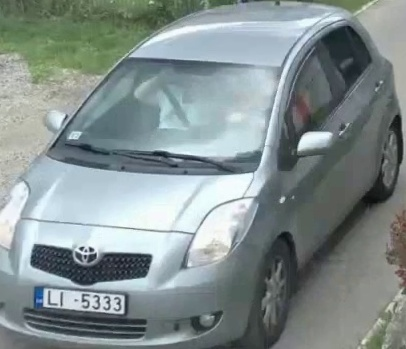
#> input picture fisheye_simulation/reid_images_fisheye_simulated/id_10_frame_1546.jpg, 406 x 349 px, given in place of vlcsnap-2025-08-27-15h29m55s778.png, which was not available
$ python main.py   (older library calls are emulated)
#> lines starting #> are read from the running program, lines starting #| are printed output that depends on the picture; pictures that were not available may be replaced by others from this repository, and a replacement may not be noted
"""
This script undistorts fisheye images or converts them to panoramic images.
It uses OpenCV for image processing and assumes a specific camera model with known intrinsics.
It can operate in two modes: 'undistort' and 'pano'.

Usage:
    python main.py --mode <undistort|pano>

Input data:
    - A fisheye image.
Output:
    - Undistorted image displayed in a window.
    - Panoramic image displayed in a window if 'pano' mode is selected.

Default input folder:   /home/tomass/Pictures/IPcam1_screens/vlcsnap-2025-08-27-15h29m55s778.png
    -

"""
# main.py

import numpy as np
import cv2
from pathlib import Path
import argparse
import math

def parse_args():
    parser = argparse.ArgumentParser()
    parser.add_argument('--mode', type=str, choices=['undistort', 'pano', 'multiview'], default='undistort')
    return parser.parse_args()


def get_camera_intrinsics(image_width, image_height):
    """
    Returns the camera intrinsics matrix K for a given image size.

    Parameters:
    - image_width: Width of the image in pixels.
    - image_height: Height of the image in pixels.

    Returns:
    - K: Camera intrinsics matrix as a numpy array.
    """
    fx = fy = image_width /2 # Assuming square pixels and centered principal point
    cx = cy = image_width / 2   # Center of the image

    K = np.array([
        [fx,  0, cx],
        [ 0, fy, cy],
        [ 0,  0,  1]
    ])

    return K

def get_distortion_coefficients(args):
    if args.mode == 'undistort':
        D = np.array([[-0.05], [0.01], [0.0], [0.0]])  # example fisheye distortion coeffs
    elif args.mode == 'multiview':
        #Šitais dod kkadu normalu attelu kad ir kamera itka pagriezta uz divam tam pretejam puseem
        D = np.array([[-0.25], [0.07], [0.0], [0.0]])  # example fisheye distortion coeffs
    #D = np.array([[-0.33], [0.075], [0.0], [0.0]])  # example fisheye distortion coeffs
    return D

def undistort_image(image, K, D):
    """
    Undistorts an image using the camera intrinsics and distortion coefficients.

    Parameters:
    - image: Input image to be undistorted.
    - K: Camera intrinsics matrix.
    - D: Distortion coefficients.

    Returns:
    - undistorted_image: The undistorted image.
    """
    h, w = image.shape[:2]

    # Undistort using fisheye model
    map1, map2 = cv2.fisheye.initUndistortRectifyMap(
        K, D, np.eye(3), K, (w, h), cv2.CV_16SC2
    )

    undistorted_image = cv2.remap(image, map1, map2, interpolation=cv2.INTER_LINEAR, borderMode=cv2.BORDER_CONSTANT)

    return undistorted_image

# [67 lines left out: functions get_rotation_matrix, undistort_with_rotation, fisheye_to_panorama, not called in this run]

def main(args):


    # load a sample fisheye image
    image_path = Path("/home/tomass/Pictures/IPcam1_screens/vlcsnap-2025-08-27-15h29m55s778.png")

    image = cv2.imread(str(image_path))
#> image is the input picture: shape (349, 406, 3); mean B, G, R 143.1, 143.3, 131.4
    if image is None:
        print(f"Failed to load: {image_path}")

    if args.mode == 'undistort':

        image_height, image_width = image.shape[:2]
#> image_height = 349; image_width = 406
        # Get camera intrinsics and distortion coefficients
        K = get_camera_intrinsics(image_width, image_height)
        D = get_distortion_coefficients(args)
        # Undistort the image
        undistorted_image = undistort_image(image, K, D)
#> in undistort_image, `undistorted_image = cv2.remap(image, map1, map2, interpolation=cv2.INT..`:
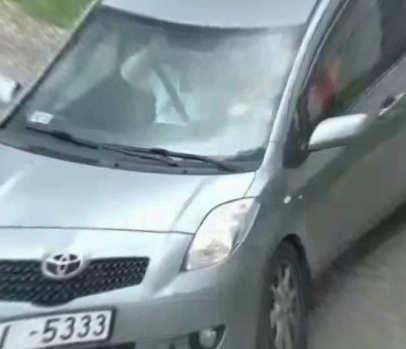
#> undistorted_image: shape (349, 406, 3); mean B, G, R 146, 142.3, 129.4

        #resize for display
        undistorted_image = cv2.resize(undistorted_image, (960, 960))
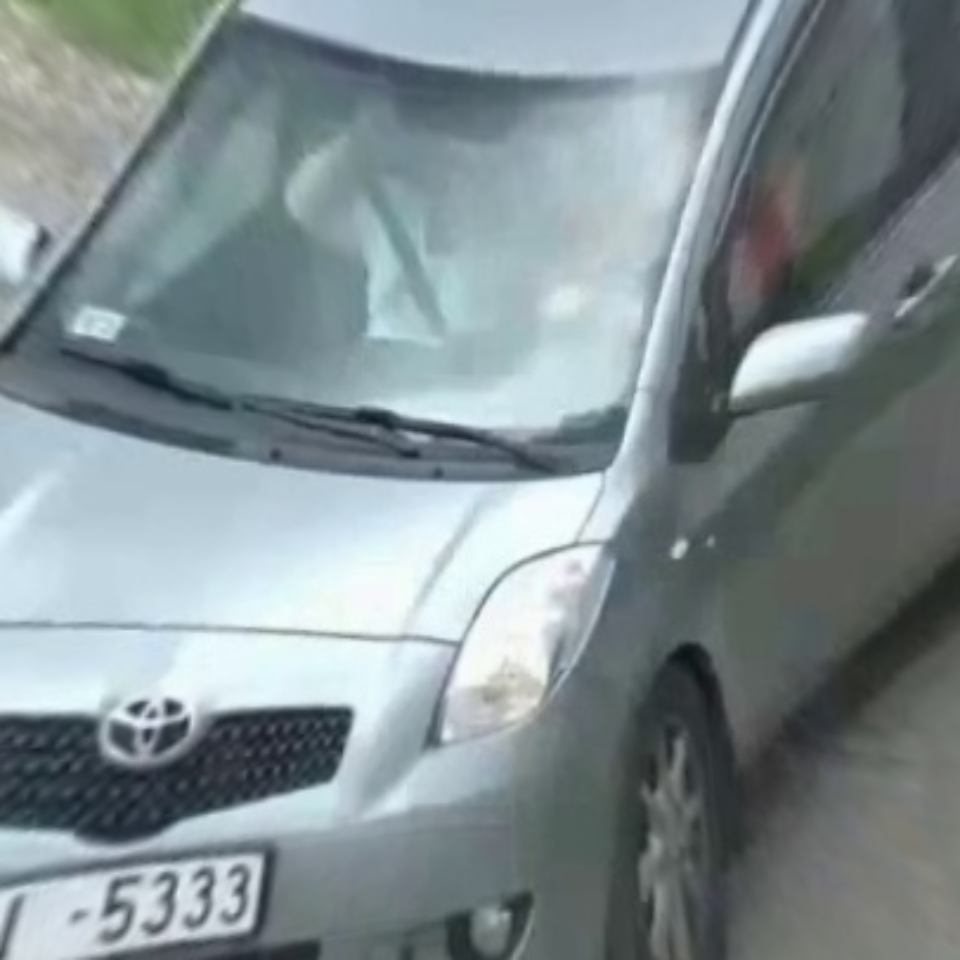
#> undistorted_image: shape (960, 960, 3); mean B, G, R 145.8, 142.2, 129.3

        cv2.imshow("Undistorted Image", undistorted_image)

    elif args.mode == 'pano':
        # Convert fisheye image to panorama
        undistorted_image = fisheye_to_panorama(image)

        cv2.imshow("Pano Image", undistorted_image)

    if args.mode == 'multiview':
        image_height, image_width = image.shape[:2]
        K = get_camera_intrinsics(image_width, image_height)
        D = get_distortion_coefficients(args)

        #Piemeeram nemam 3 skatus - forward, left, right

        views = {
            "forward": undistort_with_rotation(image, K, D, yaw=0, pitch=0),
            "-45": undistort_with_rotation(image, K, D, yaw=270, pitch=-45),
            "45": undistort_with_rotation(image, K, D, yaw=90, pitch=45)
        }

        for name, view in views.items():
            cv2.imshow(name, cv2.resize(view, (640, 640)))


    cv2.waitKey(0)  # Wait for a key press to close the window

    cv2.destroyAllWindows()

if __name__ == "__main__":
    args = parse_args()
    main(args)

$ run again, on fisheye_simulation/reid_images_fisheye_simulated/id_10_frame_2267.jpg
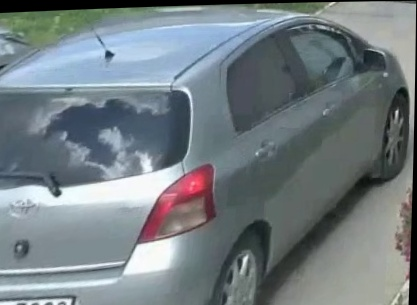
#> input picture fisheye_simulation/reid_images_fisheye_simulated/id_10_frame_2267.jpg, 417 x 305 px, given in place of vlcsnap-2025-08-27-15h29m55s778.png, which was not available
#> in main, image is the input picture: shape (305, 417, 3); mean B, G, R 130.3, 125.7, 115.7
#> in undistort_image, `undistorted_image = cv2.remap(image, map1, map2, interpolation=cv2.INT..`:
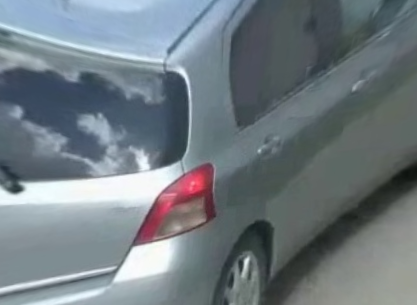
#> undistorted_image: shape (305, 417, 3); mean B, G, R 129.3, 123.1, 112.9
#> in main, `undistorted_image = cv2.resize(undistorted_image, (960, 960))`:
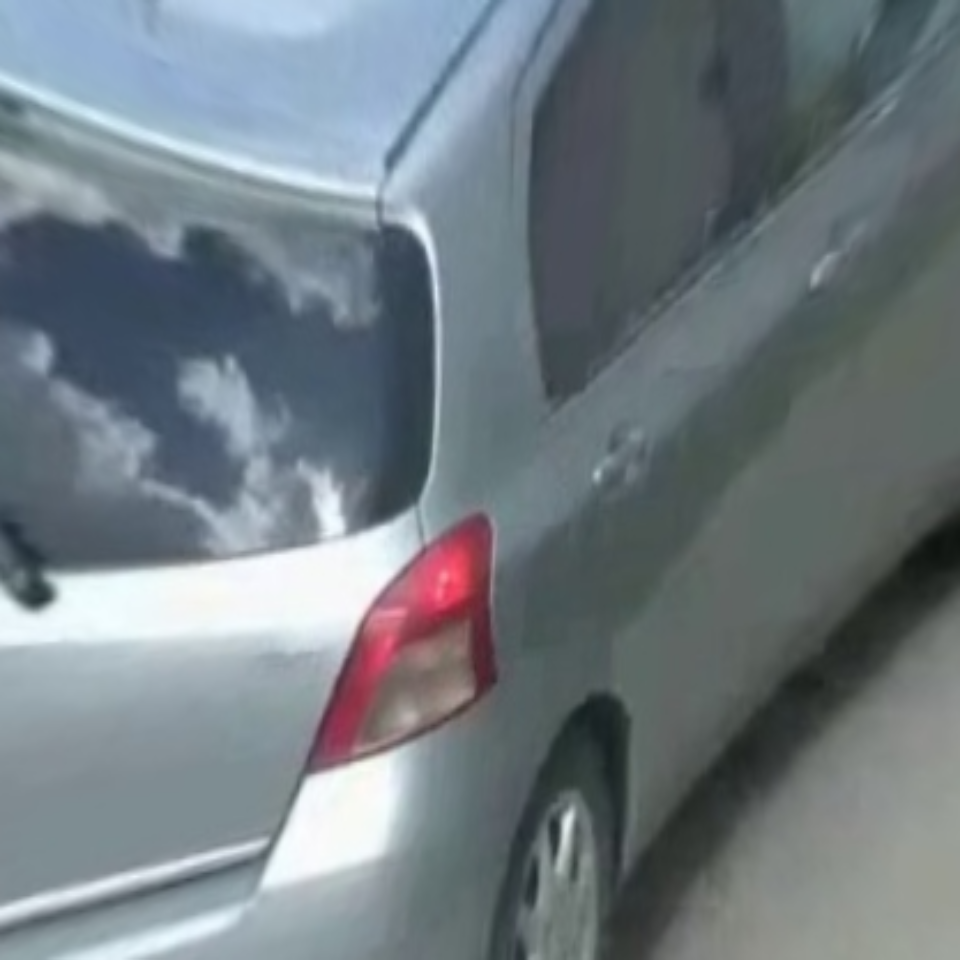
#> undistorted_image: shape (960, 960, 3); mean B, G, R 129.2, 123, 112.8
